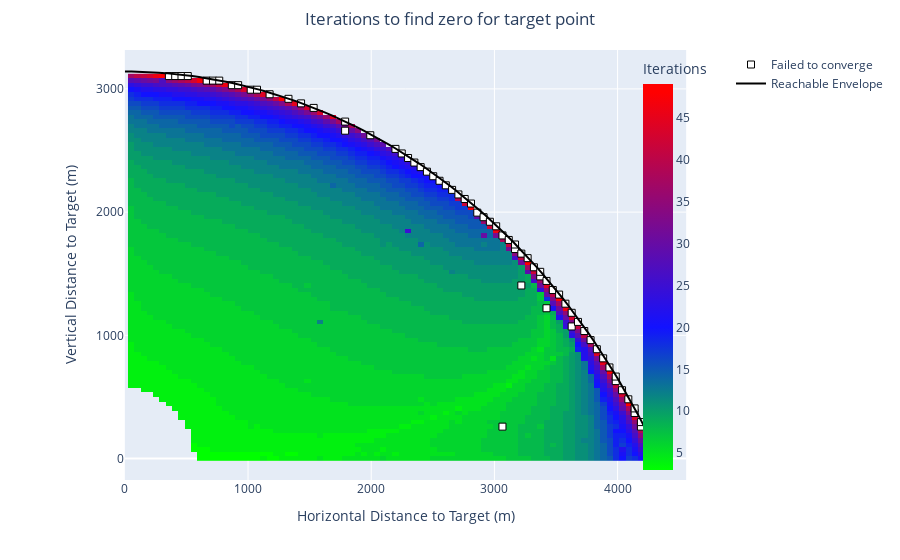

The cell this chart's notebook holds for it:
### Code cell
plot_samples(baseline_big_df, 'ZeroBaselineBig')
